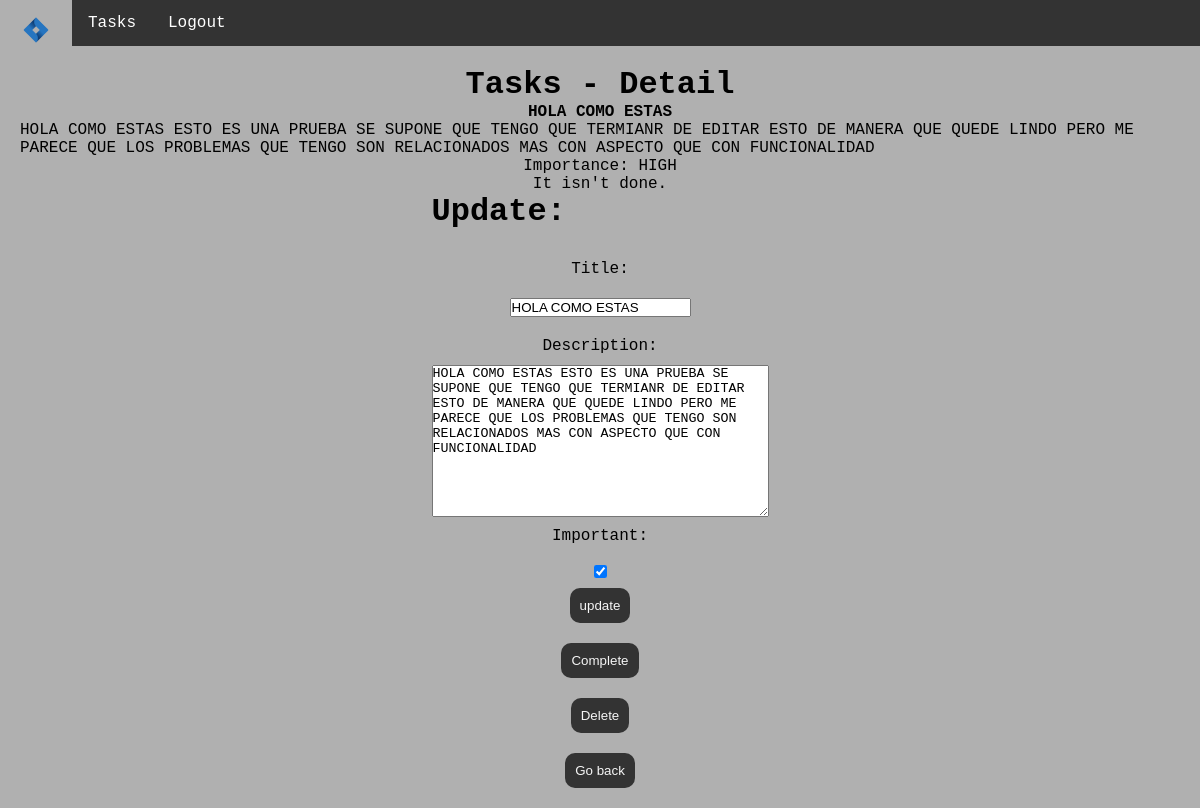
Screenshot of /task/14/ (signed in) with the database file from the repository.
### task/models.py (models this page shows, shortened)
class Task(models.Model):
    title = models.CharField(max_length=50)
    description = models.TextField(max_length=500, blank=True)
    created = models.DateTimeField(auto_now_add=True)
    finishdate = models.DateTimeField(null=True)
    important = models.BooleanField(default=False)
    user = models.ForeignKey(User, on_delete=models.CASCADE)

### task/views.py (the view, shortened to what this page needs)
# urls.py: path('task/<int:task_id>/', views.task_details, name='task_details'),
@login_required
def task_details(request, task_id):
    name_site = 'Details'
    if request.method == 'GET':
        task = get_object_or_404(Task, pk=task_id, user=request.user)
        form = TaskForm(instance=task)
        return render(request, 'task_details.html', {
            'task': task,
            'form': form,
            'name_site': name_site,
            })

### task/forms.py
class TaskForm(ModelForm):
    class Meta:
        model = Task
        fields = ['title','description', 'important']

### task/templates/task_details.html (shortened to what this page needs)
{% extends 'base.html' %}
{% load static %}
{% block css %}
<link rel="stylesheet" href="../../static/css/task_details.css">
{% endblock %}
{% block content %}
<div class="task-details">
    <h1 class="task-title">Tasks - Detail</h1>
    <strong>{{task.title}}</strong>
    <p>{{task.description}}</p>
    {% if task.important == True %}
    <p>Importance: HIGH</p>
    {% else %}
    <p>Importance: Normal</p>
    {% endif %}
    {% if task.finishdate != NULL %}
    <p>{{task.important}}</p>
    {% else %}
    <p>It isn't done.</p>
    {% endif %}
</div>
<div class="task_change">
    <h1 class="task-title">Update:</h1>
    <form action="" method="post" class="task-details-update">
        {{form}}
        <button class="button">update</button>
    </form>
    {% if task.finishdate == NULL %}
    <form action="{% url 'task_completed' task.id %}" method="post" class="complete_task">
        <button class="button">
            Complete
        </button>
    </form>
    {% endif %}
    <form action="{% url 'delete_task' task.id %}" method="post" class="complete_task">
        <button class="button">
            Delete
        </button>
    </form>
</div>
<a href='/task'><button class="button">Go back</button></a>
{% endblock %}

### task/static/css/base.css (style rules this page uses)
:root { --main-bg-color: #b0b0b0; --main-dec-color: #abd91a; }
* { margin: 0; padding: 0; }
body { background-color: var(--main-bg-color); color: black; font-family: 'Courier New', Courier, monospace; }

### task/static/css/task_details.css (style rules this page uses)
.task-details { display: flex; flex-flow: column wrap; align-items: center; justify-content: center; }
.task-details-update { display: flex; flex-flow: column wrap; align-items: center; justify-content: center; margin: 20px 0 20px 0; }
.task-details-update>input { margin: 10px 0 10px 0; }
.task-details-update>label { margin: 10px 0 10px 0; }
.button { padding: 10px; background-color: #333333; color: #f5f5f5; border-radius: 10px; border: none; }
.complete_task { display: flex; align-items: center; justify-content: center; margin: 10px 0 20px 0; }

### rows the page displays
Task: title "HOLA COMO ESTAS", description "HOLA COMO ESTAS ESTO ES UNA PRUEBA SE SUPONE QUE TENGO QUE TERMIANR DE EDITAR ESTO DE MANERA QUE QUEDE LINDO PERO ME PARECE QUE LOS PROBLEMAS QUE TENGO SON RELACIONADOS MAS CON ASPECTO QUE CON FUNCIONALIDAD", important "☑"
